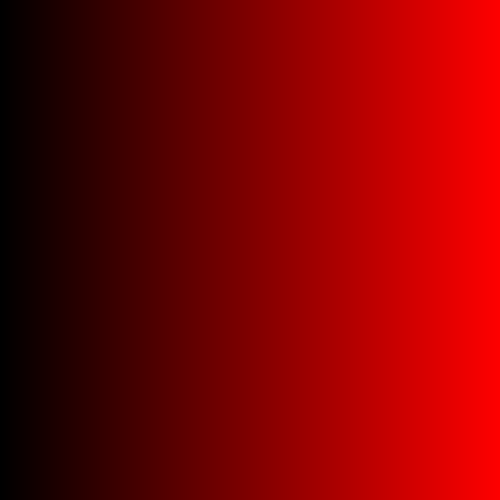
Frame 1 (no input)
Frame 60 (the mouse pressed at the canvas centre just before this capture): identical to frame 1, image omitted
Frame 120 (the mouse held since frame 60 and released just before this capture): identical to frame 1, image omitted

The Processing sketch that drew this single still picture (run headless with seeded random() and noise(); from frame 60 on, the mouse is pressed at the canvas centre):

// Processing sketch: sketch_251205b
// ── sketch_251205b.pde
// Henry Wrede Black, Joey Burvis
// black-to-red color gradient

PImage img;

void setup() {
  size(500, 500);

  img = generateGradient(width, height);
}
void draw() {
  background(0);

  image(img, 0, 0);
}

PImage generateGradient( int w, int h) {
  PImage dst = createImage(w, h, RGB);

  for ( int row = 0; row < dst.height; row++) {
    for ( int col = 0; col < dst.width; col++) {
      int loc = row*dst.width+col;

      float r = map(col, 0, width, 0, 255);

      dst.pixels[loc] = color(r, 0, 0);
    }
  }
  dst.updatePixels();
  return dst;
}
